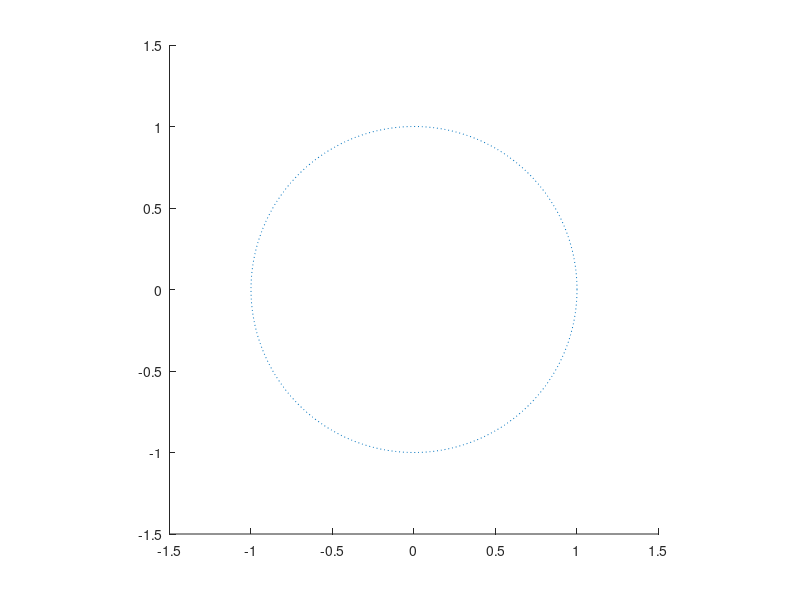

Write the MATLAB code that produced this figure. (Note: this script raises an error after producing the figure.)
hold on
axis('equal',[-1.5,1.5,-1.5,1.5])

angle = linspace(0, 2*pi, 360);
r = 1
x = r*cos(angle);
y = r*sin(angle);
plot(x,y,':')

for i = 0:4
    x0 = r*cos(0/5+(i*2*pi)/5)
    y0 = r*sin(0/5+(i*2*pi)/5)
    plot(x0,y0,'Or',[0,x0],[0,y0])
end